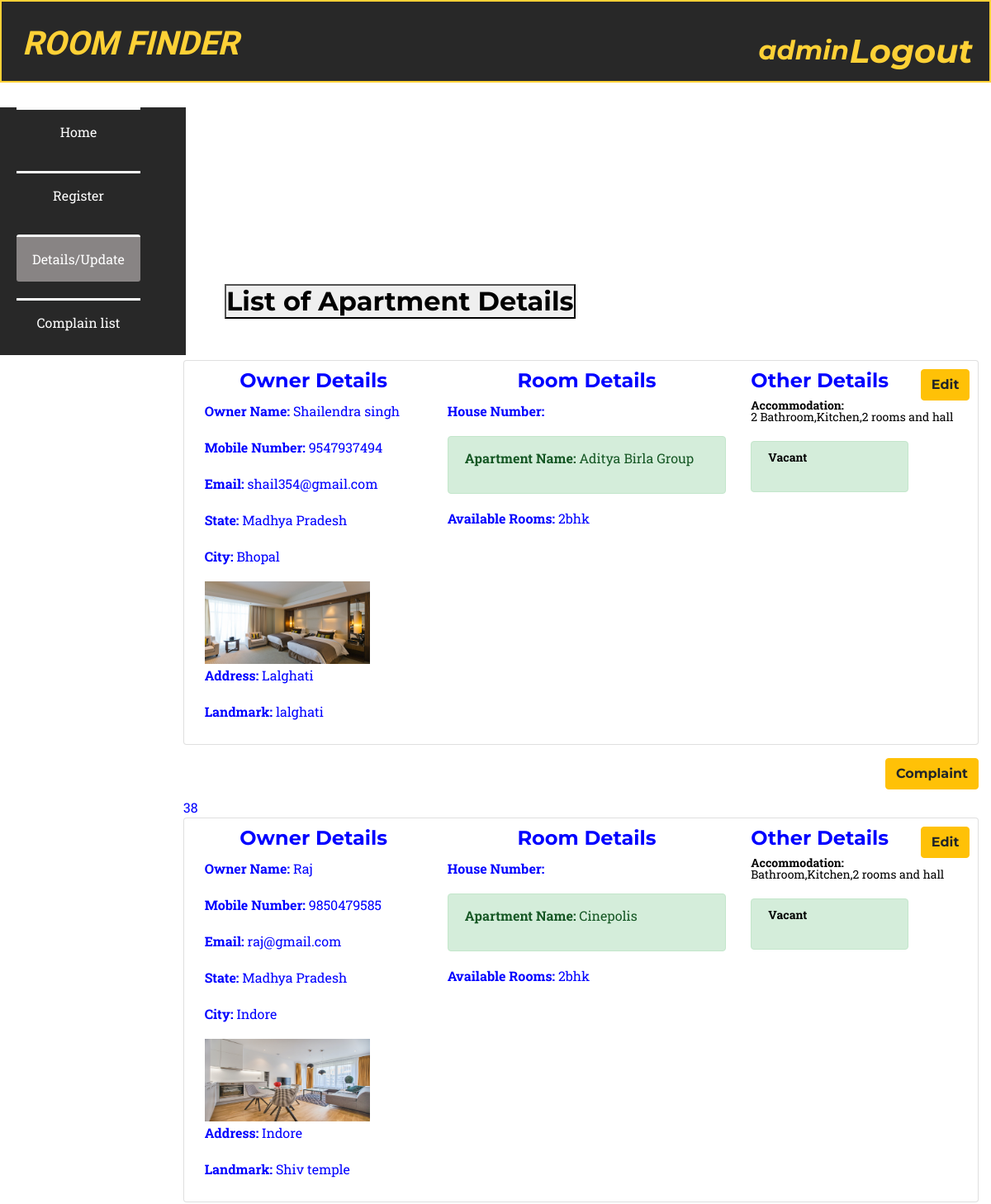
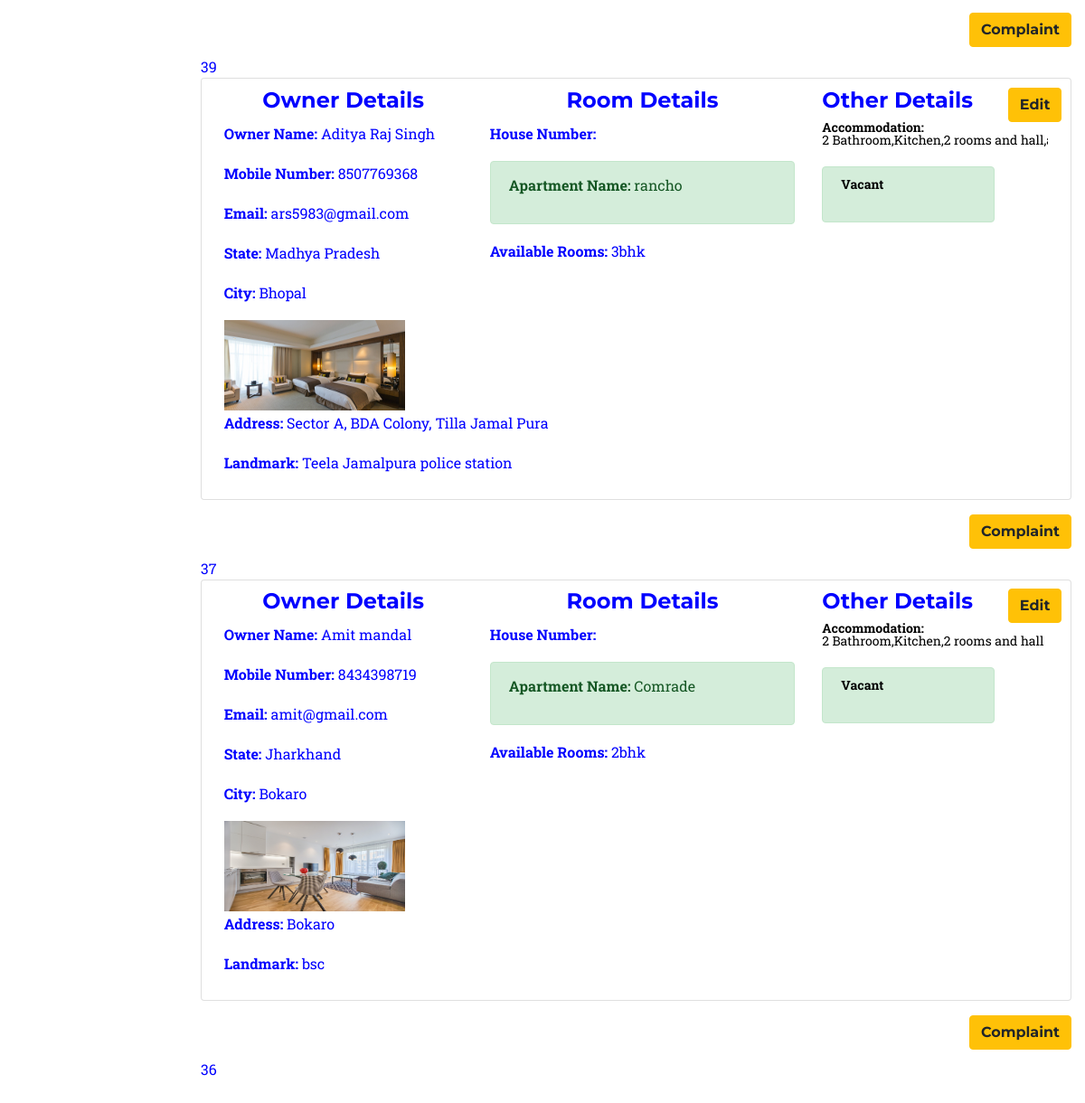
Page /list_room.php (signed in) on the committed database (2 pictures, top to bottom).
### tables this page shows
CREATE TABLE `room_rental_registrations_apartment` (
  `id` int(100) UNSIGNED NOT NULL,
  `fullname` varchar(191) NOT NULL,
  `mobile` varchar(191) NOT NULL,
  `email` varchar(191) NOT NULL,
  `house_number` varchar(100) NOT NULL,
  `state` varchar(191) NOT NULL,
  `city` varchar(191) NOT NULL,
  `landmark` varchar(191) NOT NULL,
  `rent_price` varchar(191) NOT NULL,
  `apartment_name` varchar(100) DEFAULT NULL,
  `rooms` varchar(100) DEFAULT NULL,
  `address` varchar(191) NOT NULL,
  `accommodation` varchar(191) NOT NULL,
  `image` varchar(191) DEFAULT NULL,
  `vacant` int(1) NOT NULL DEFAULT 1,
  `created_at` timestamp NULL DEFAULT current_timestamp(),
  `updated_at` timestamp NULL DEFAULT current_timestamp(),
  `user_id` varchar(100) NOT NULL,
  `keywords` text NOT NULL
);

### list_room.php (the view, shortened to what this page needs)
<?php
$server="localhost";
$username="root";
$password="";
$dbname = "roomfinder";
$conn=mysqli_connect($server,$username,$password,$dbname);
		?>
<!DOCTYPE html>
 <html lang="en">
 <head>
	 <link href="assets/plugins/bootstrap/css/bootstrap.min.css" rel="stylesheet">
<link href="assets/plugins/font-awesome/css/font-awesome.min.css" rel="stylesheet" type="text/css">
   <link href="assets/css/dash.css" rel='stylesheet'>
   <link href="../assets/css/rent.css" rel="stylesheet">
    <link href="../assets/css/style.css" rel="stylesheet">
 </head>
 <body>
    <div class="top">
        <div class ="left_div">
          <h1 style=" font-family: Sofia;">ROOM FINDER<h1>
        </div>
        <div class="right_div">
        <h2 style="margin-right:150px;" ><?php echo $_SESSION['username']; ?></h2>
          <h1 style="margin-top:-50px;"><a href="index1.php">Logout</a></h1>
        </div>
      </div>
   <div class="menu">
      <ul>
        <li ><a href="dashboard.php">Home</a></li>
        <li><a href="roomregister.php">Register</a></li>
        <li class ="active"><a href="list_room.php">Details/Update</a>
        <?php
        if($_SESSION['username']=="admin")
          echo "<li><a href='cmplist.php'>Complain list</a></li>";
       ?>
     </div>
	 <section class="wrapper" style="margin-left: 16%;margin-top: -23%;">
	<div class="container" style="color: blue">
		<div class="row">
			<div class="col-12">
			<h2 style="margin: 50px"><button class="button"><b>List of Apartment Details</b></button></h2>
				<?php
							$sql = 'SELECT  id,fullname, mobile, email,state,city,image,address,landmark,house_number,apartment_name,rooms,accommodation ,vacant FROM room_rental_registrations_apartment';
						$result = mysqli_query($conn, $sql);
						if (mysqli_num_rows($result) > 0) {
							while($row = mysqli_fetch_assoc($result)) {
						echo '<div class="card card-inverse card-info mb-3" style="padding:1%;">
								  <div class="card-block">';
								  echo '<a class="btn btn-warning float-right" href="update.php?id='.$row['id'].'">Edit</a>';
								  echo 	'<div class="row">
											<div class="col-4">
											<h4 class="text-center ">Owner Details</h4>';
											 	echo '<p><b>Owner Name: </b>'.$row['fullname'].'</p>';
											 	echo '<p><b>Mobile Number: </b>'.$row['mobile'].'</p>';
											 	echo '<p><b>Email: </b>'.$row['email'].'</p>';
											 	echo '</p><p><b> State: </b>'.$row['state'].'</p><p><b> City: </b>'.$row['city'].'</p>';
													?><img src="uploads/<?php echo $row['image']; ?>" alt="" width="200px" height="100px"><?php
											 	echo '<p><b>Address: </b>'.$row['address'].'</p><p><b> Landmark: </b>'.$row['landmark'].'</p>';
										echo '</div>
											<div class="col-5">
											<h4 class="text-center">Room Details</h4>';
												echo '<p><b>House Number: </b>'.$row['house_number'].'</p>';
													if(isset($row['apartment_name']))
														echo '<div class="alert alert-success" role="alert"><p><b>Apartment Name: </b>'.$row['apartment_name'].'</p></div>';
												echo '<p><b>Available Rooms: </b>'.$row['rooms'].'</p>';
										echo '</div>
											<div class="col-3 accom">
											<h4>Other Details</h4>';
											echo '<p><b>Accommodation: </b><br>'.$row['accommodation'].'</p></br>';
												if($row['vacant'] == 0){
													echo '<div class="alert alert-danger" role="alert"><br><p><b>Occupied</b></p></div>';
												}else{
													echo '<div class="alert alert-success" role="alert"><p><b>Vacant</b></p></div>';
												}
											echo '</div>
										</div>
								   </div>
								</div>';
								echo '<a class="btn btn-warning float-right" href="complaint.php?id='.$row['id'].'&name='.$row['fullname'].'&apartment_name='.$row['apartment_name'].'">Complaint</a><br><br>';
								        echo $row['id'];
							}
					}
				?>
			</div>
		</div>
	</div>
</section>
 </body>
 </html>

### assets/css/dash.css (style rules this page uses)
* { margin: 0px; padding: 0px; box-sizing: border-box; white-space:nowrap; }
body { color: aliceblue; background-size: cover; background-position: center; font-family: sans-serif; }
.top { height: 100px; background-color:#282828; border: 2px solid #fed136; padding-bottom: 10px; font-family: monospace !important; font-style: italic; }
.left_div { text-align: left; float: left; color: #fed136; font-size: 18px; margin-top: 27px; margin-left: 25px; }
.right_div { float: right; text-align: right; color: #fed136; font-size: 20px; margin-right: 20px; margin-top:40px; }
.menu { background-color:#282828; text-align: center; height: 300px; width: 225px; margin-top: 15px; }
.menu ul { margin-top: 30px; list-style: none; color: cornsilk; }
.menu ul li { width:150px; margin:20px; padding:15px; border:3px solid #f9fafa; border-bottom: 0px; border-left: 0px; border-right: 0px; }
.menu ul li a { text-decoration: none; color: rgb(255, 255, 255); }
.menu ul li:hover, .active { background-color: rgb(136, 132, 132); border-radius: 3px; }

### assets/css/rent.css (style rules this page uses)
body { overflow-x: hidden; font-family: 'Roboto Slab', 'Helvetica Neue', Helvetica, Arial, sans-serif; }
p { line-height: 1.75; }
a { color: #fed136; }
h1, h2, h3, h4, h5, h6 { font-weight: 700; font-family: 'Montserrat', 'Helvetica Neue', Helvetica, Arial, sans-serif; }
section { padding: 100px 0; }
@media (min-width: 768px) { section { padding: 140px 0; } }
.btn { font-family: 'Montserrat', 'Helvetica Neue', Helvetica, Arial, sans-serif; font-weight: 700; }

### assets/css/style.css (style rules this page uses)
section { padding-left: 15px; }

### list_room.php (style rules this page uses)
.accom p { position: relative; font-size: 14px; color: black; overflow-wrap: break-word; width: 250px; }
.accom p { position: relative; display: inline-block; word-wrap: break-word; overflow: hidden; max-height: 4em; line-height: 1em; text-align:justify; }
.accom p::after { content: "..."; position: absolute; right: -12px; bottom: 4px; }

### rows in the picture
room_rental_registrations_apartment: fullname "Shailendra singh", mobile "9547937494", email "shail354@gmail.com", state "Madhya Pradesh", city "Bhopal", image (picture), address "Lalghati", landmark "lalghati", apartment_name "Aditya Birla Group", rooms "2bhk", accommodation "2 Bathroom,Kitchen,2 rooms and hall", vacant "Vacant", id "38"
room_rental_registrations_apartment: fullname "Raj", mobile "9850479585", email "raj@gmail.com", state "Madhya Pradesh", city "Indore", image (picture), address "Indore", landmark "Shiv temple", apartment_name "Cinepolis", rooms "2bhk", accommodation "Bathroom,Kitchen,2 rooms and hall", vacant "Vacant", id "39"
room_rental_registrations_apartment: fullname "Aditya Raj Singh", mobile "8507769368", email "ars5983@gmail.com", state "Madhya Pradesh", city "Bhopal", image (picture), address "Sector A, BDA Colony, Tilla Jamal Pura", landmark "Teela Jamalpura police station", apartment_name "rancho", rooms "3bhk", accommodation "2 Bathroom,Kitchen,2 rooms and…", vacant "Vacant", id "37"
room_rental_registrations_apartment: fullname "Amit mandal", mobile "8434398719", email "amit@gmail.com", state "Jharkhand", city "Bokaro", image (picture), address "Bokaro", landmark "bsc", apartment_name "Comrade", rooms "2bhk", accommodation "2 Bathroom,Kitchen,2 rooms and hall", vacant "Vacant", id "36"

### other values in the picture
$_SESSION['username'] "admin"
